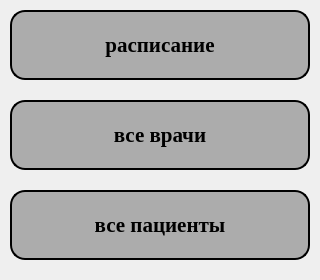
<?xml version="1.0" encoding="UTF-8"?>
<ui version="4.0">
 <class>Form</class>
 <widget class="QWidget" name="Form">
  <property name="geometry">
   <rect>
    <x>0</x>
    <y>0</y>
    <width>320</width>
    <height>280</height>
   </rect>
  </property>
  <property name="windowTitle">
   <string>Form</string>
  </property>
  <widget class="QPushButton" name="btn_openCalendar">
   <property name="geometry">
    <rect>
     <x>10</x>
     <y>10</y>
     <width>300</width>
     <height>70</height>
    </rect>
   </property>
   <property name="font">
    <font>
     <family>Times New Roman</family>
     <pointsize>16</pointsize>
     <weight>75</weight>
     <bold>true</bold>
    </font>
   </property>
   <property name="styleSheet">
    <string notr="true">background-color: rgb(172, 172, 172);
border-radius: 15px;
border-color: black;
border-style: outset;
border-width: 2px;
border-radius: 15px;</string>
   </property>
   <property name="text">
    <string>расписание</string>
   </property>
  </widget>
  <widget class="QPushButton" name="btn_allDoctors">
   <property name="geometry">
    <rect>
     <x>10</x>
     <y>100</y>
     <width>300</width>
     <height>70</height>
    </rect>
   </property>
   <property name="font">
    <font>
     <family>Times New Roman</family>
     <pointsize>16</pointsize>
     <weight>75</weight>
     <bold>true</bold>
    </font>
   </property>
   <property name="styleSheet">
    <string notr="true">background-color: rgb(172, 172, 172);
border-radius: 15px;
border-color: black;
border-style: outset;
border-width: 2px;
border-radius: 15px;</string>
   </property>
   <property name="text">
    <string>все врачи</string>
   </property>
  </widget>
  <widget class="QPushButton" name="btn_allPatients">
   <property name="geometry">
    <rect>
     <x>10</x>
     <y>190</y>
     <width>300</width>
     <height>70</height>
    </rect>
   </property>
   <property name="font">
    <font>
     <family>Times New Roman</family>
     <pointsize>16</pointsize>
     <weight>75</weight>
     <bold>true</bold>
    </font>
   </property>
   <property name="styleSheet">
    <string notr="true">background-color: rgb(172, 172, 172);
border-radius: 15px;
border-color: black;
border-style: outset;
border-width: 2px;
border-radius: 15px;</string>
   </property>
   <property name="text">
    <string>все пациенты</string>
   </property>
  </widget>
 </widget>
 <resources/>
 <connections/>
</ui>
